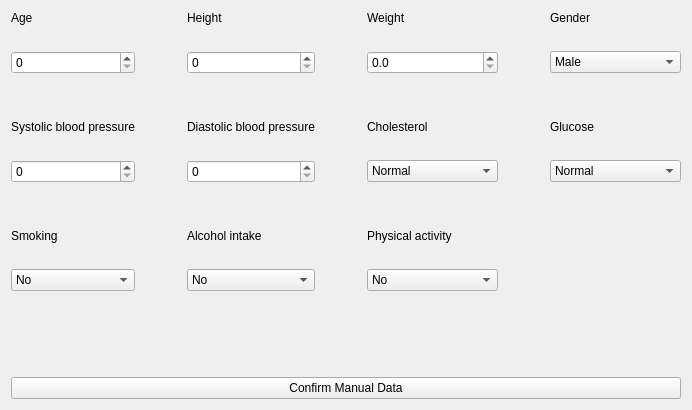
      <widget class="QWidget" name="tab">
       <attribute name="title">
        <string>Manual Test</string>
       </attribute>
       <layout class="QGridLayout" name="gridLayout_2">
        <item row="2" column="5">
         <spacer name="horizontalSpacer_3">
          <property name="orientation">
           <enum>Qt::Horizontal</enum>
          </property>
          <property name="sizeHint" stdset="0">
           <size>
            <width>40</width>
            <height>20</height>
           </size>
          </property>
         </spacer>
        </item>
        <item row="2" column="2">
         <layout class="QVBoxLayout" name="verticalLayout_8">
          <item>
           <widget class="QLabel" name="label_7">
            <property name="text">
             <string>Diastolic blood pressure</string>
            </property>
            <property name="alignment">
             <set>Qt::AlignLeading|Qt::AlignLeft|Qt::AlignVCenter</set>
            </property>
           </widget>
          </item>
          <item>
           <widget class="QLabel" name="label_18">
            <property name="text">
             <string/>
            </property>
            <property name="pixmap">
             <pixmap resource="icon_resource.qrc">:/icons/images/Systolic blood pressure.png</pixmap>
            </property>
            <property name="alignment">
             <set>Qt::AlignCenter</set>
            </property>
           </widget>
          </item>
          <item>
           <widget class="QSpinBox" name="diastolic_BP_spinBox">
            <property name="maximum">
             <number>9999</number>
            </property>
           </widget>
          </item>
          <item>
           <spacer name="verticalSpacer_5">
            <property name="orientation">
             <enum>Qt::Vertical</enum>
            </property>
            <property name="sizeHint" stdset="0">
             <size>
              <width>20</width>
              <height>40</height>
             </size>
            </property>
           </spacer>
          </item>
         </layout>
        </item>
        <item row="2" column="1">
         <spacer name="horizontalSpacer">
          <property name="orientation">
           <enum>Qt::Horizontal</enum>
          </property>
          <property name="sizeHint" stdset="0">
           <size>
            <width>40</width>
            <height>20</height>
           </size>
          </property>
         </spacer>
        </item>
        <item row="2" column="0">
         <layout class="QVBoxLayout" name="verticalLayout_7">
          <item>
           <widget class="QLabel" name="label_6">
            <property name="text">
             <string>Systolic blood pressure</string>
            </property>
            <property name="alignment">
             <set>Qt::AlignLeading|Qt::AlignLeft|Qt::AlignVCenter</set>
            </property>
           </widget>
          </item>
          <item>
           <widget class="QLabel" name="label_17">
            <property name="text">
             <string/>
            </property>
            <property name="pixmap">
             <pixmap resource="icon_resource.qrc">:/icons/images/Diastolic blood pressure.png</pixmap>
            </property>
            <property name="alignment">
             <set>Qt::AlignCenter</set>
            </property>
           </widget>
          </item>
          <item>
           <widget class="QSpinBox" name="systolic_BP_spinBox">
            <property name="maximum">
             <number>9999</number>
            </property>
           </widget>
          </item>
          <item>
           <spacer name="verticalSpacer_2">
            <property name="orientation">
             <enum>Qt::Vertical</enum>
            </property>
            <property name="sizeHint" stdset="0">
             <size>
              <width>20</width>
              <height>40</height>
             </size>
            </property>
           </spacer>
          </item>
         </layout>
        </item>
        <item row="2" column="4">
         <layout class="QVBoxLayout" name="verticalLayout_6">
          <item>
           <widget class="QLabel" name="label_8">
            <property name="text">
             <string>Cholesterol</string>
            </property>
            <property name="alignment">
             <set>Qt::AlignLeading|Qt::AlignLeft|Qt::AlignVCenter</set>
            </property>
           </widget>
          </item>
          <item>
           <widget class="QLabel" name="label_19">
            <property name="text">
             <string/>
            </property>
            <property name="pixmap">
             <pixmap resource="icon_resource.qrc">:/icons/images/cholesterol.png</pixmap>
            </property>
            <property name="alignment">
             <set>Qt::AlignCenter</set>
            </property>
           </widget>
          </item>
          <item>
           <widget class="QComboBox" name="cholestrol_comboBox">
            <item>
             <property name="text">
              <string>Normal</string>
             </property>
            </item>
            <item>
             <property name="text">
              <string>Above normal</string>
             </property>
            </item>
            <item>
             <property name="text">
              <string>Well above normal</string>
             </property>
            </item>
           </widget>
          </item>
          <item>
           <spacer name="verticalSpacer_8">
            <property name="orientation">
             <enum>Qt::Vertical</enum>
            </property>
            <property name="sizeHint" stdset="0">
             <size>
              <width>20</width>
              <height>40</height>
             </size>
            </property>
           </spacer>
          </item>
         </layout>
        </item>
        <item row="0" column="6">
         <layout class="QVBoxLayout" name="verticalLayout_9">
          <item>
           <widget class="QLabel" name="label_5">
            <property name="text">
             <string>Gender</string>
            </property>
            <property name="alignment">
             <set>Qt::AlignLeading|Qt::AlignLeft|Qt::AlignVCenter</set>
            </property>
           </widget>
          </item>
          <item>
           <widget class="QLabel" name="label_16">
            <property name="text">
             <string/>
            </property>
            <property name="pixmap">
             <pixmap resource="icon_resource.qrc">:/icons/images/gender.png</pixmap>
            </property>
            <property name="alignment">
             <set>Qt::AlignCenter</set>
            </property>
           </widget>
          </item>
          <item>
           <widget class="QComboBox" name="gender_comboBox">
            <property name="currentText">
             <string>Male</string>
            </property>
            <item>
             <property name="text">
              <string>Male</string>
             </property>
            </item>
            <item>
             <property name="text">
              <string>Female</string>
             </property>
            </item>
           </widget>
          </item>
          <item>
           <spacer name="verticalSpacer_10">
            <property name="orientation">
             <enum>Qt::Vertical</enum>
            </property>
            <property name="sizeHint" stdset="0">
             <size>
              <width>20</width>
              <height>40</height>
             </size>
            </property>
           </spacer>
          </item>
         </layout>
        </item>
        <item row="2" column="3">
         <spacer name="horizontalSpacer_2">
          <property name="orientation">
           <enum>Qt::Horizontal</enum>
          </property>
          <property name="sizeHint" stdset="0">
           <size>
            <width>40</width>
            <height>20</height>
           </size>
          </property>
         </spacer>
        </item>
        <item row="0" column="0">
         <layout class="QVBoxLayout" name="verticalLayout_3">
          <item>
           <widget class="QLabel" name="label_2">
            <property name="text">
             <string>Age</string>
            </property>
            <property name="alignment">
             <set>Qt::AlignLeading|Qt::AlignLeft|Qt::AlignVCenter</set>
            </property>
           </widget>
          </item>
          <item>
           <widget class="QLabel" name="label_13">
            <property name="styleSheet">
             <string notr="true"/>
            </property>
            <property name="text">
             <string/>
            </property>
            <property name="pixmap">
             <pixmap resource="icon_resource.qrc">:/icons/images/age-range.png</pixmap>
            </property>
            <property name="scaledContents">
             <bool>false</bool>
            </property>
            <property name="alignment">
             <set>Qt::AlignCenter</set>
            </property>
           </widget>
          </item>
          <item>
           <widget class="QSpinBox" name="age_spinBox">
            <property name="maximum">
             <number>150</number>
            </property>
           </widget>
          </item>
          <item>
           <spacer name="verticalSpacer">
            <property name="orientation">
             <enum>Qt::Vertical</enum>
            </property>
            <property name="sizeHint" stdset="0">
             <size>
              <width>20</width>
              <height>40</height>
             </size>
            </property>
           </spacer>
          </item>
         </layout>
        </item>
        <item row="3" column="0">
         <layout class="QVBoxLayout" name="verticalLayout_11">
          <item>
           <widget class="QLabel" name="label_10">
            <property name="text">
             <string>Smoking</string>
            </property>
            <property name="alignment">
             <set>Qt::AlignLeading|Qt::AlignLeft|Qt::AlignVCenter</set>
            </property>
           </widget>
          </item>
          <item>
           <widget class="QLabel" name="label_21">
            <property name="text">
             <string/>
            </property>
            <property name="pixmap">
             <pixmap resource="icon_resource.qrc">:/icons/images/smoking.png</pixmap>
            </property>
            <property name="alignment">
             <set>Qt::AlignCenter</set>
            </property>
           </widget>
          </item>
          <item>
           <widget class="QComboBox" name="smoking_comboBox">
            <item>
             <property name="text">
              <string>No</string>
             </property>
            </item>
            <item>
             <property name="text">
              <string>Yes</string>
             </property>
            </item>
           </widget>
          </item>
          <item>
           <spacer name="verticalSpacer_3">
            <property name="orientation">
             <enum>Qt::Vertical</enum>
            </property>
            <property name="sizeHint" stdset="0">
             <size>
              <width>20</width>
              <height>40</height>
             </size>
            </property>
           </spacer>
          </item>
         </layout>
        </item>
        <item row="5" column="0" colspan="7">
         <widget class="QPushButton" name="confirm_manual_data_pushButton">
          <property name="sizePolicy">
           <sizepolicy hsizetype="Preferred" vsizetype="Preferred">
            <horstretch>0</horstretch>
            <verstretch>0</verstretch>
           </sizepolicy>
          </property>
          <property name="text">
           <string>Confirm Manual Data</string>
          </property>
          <property name="icon">
           <iconset>
            <normalon>:/icons/images/check.png</normalon>
           </iconset>
          </property>
          <property name="iconSize">
           <size>
            <width>28</width>
            <height>28</height>
           </size>
          </property>
         </widget>
        </item>
        <item row="0" column="2">
         <layout class="QVBoxLayout" name="verticalLayout_4">
          <item>
           <widget class="QLabel" name="label_3">
            <property name="text">
             <string>Height</string>
            </property>
            <property name="alignment">
             <set>Qt::AlignLeading|Qt::AlignLeft|Qt::AlignVCenter</set>
            </property>
           </widget>
          </item>
          <item>
           <widget class="QLabel" name="label_14">
            <property name="text">
             <string/>
            </property>
            <property name="pixmap">
             <pixmap resource="icon_resource.qrc">:/icons/images/centimeter.png</pixmap>
            </property>
            <property name="alignment">
             <set>Qt::AlignCenter</set>
            </property>
           </widget>
          </item>
          <item>
           <widget class="QSpinBox" name="height_spinBox">
            <property name="maximum">
             <number>9999</number>
            </property>
           </widget>
          </item>
          <item>
           <spacer name="verticalSpacer_4">
            <property name="orientation">
             <enum>Qt::Vertical</enum>
            </property>
            <property name="sizeHint" stdset="0">
             <size>
              <width>20</width>
              <height>40</height>
             </size>
            </property>
           </spacer>
          </item>
         </layout>
        </item>
        <item row="0" column="4">
         <layout class="QVBoxLayout" name="verticalLayout_5">
          <item>
           <widget class="QLabel" name="label_4">
            <property name="text">
             <string>Weight</string>
            </property>
            <property name="alignment">
             <set>Qt::AlignLeading|Qt::AlignLeft|Qt::AlignVCenter</set>
            </property>
           </widget>
          </item>
          <item>
           <widget class="QLabel" name="label_15">
            <property name="text">
             <string/>
            </property>
            <property name="pixmap">
             <pixmap resource="icon_resource.qrc">:/icons/images/kg.png</pixmap>
            </property>
            <property name="alignment">
             <set>Qt::AlignCenter</set>
            </property>
           </widget>
          </item>
          <item>
           <widget class="QDoubleSpinBox" name="weight_spinBox">
            <property name="decimals">
             <number>1</number>
            </property>
            <property name="maximum">
             <double>150.000000000000000</double>
            </property>
           </widget>
          </item>
          <item>
           <spacer name="verticalSpacer_7">
            <property name="orientation">
             <enum>Qt::Vertical</enum>
            </property>
            <property name="sizeHint" stdset="0">
             <size>
              <width>20</width>
              <height>40</height>
             </size>
            </property>
           </spacer>
          </item>
         </layout>
        </item>
        <item row="2" column="6">
         <layout class="QVBoxLayout" name="verticalLayout_10">
          <item>
           <widget class="QLabel" name="label_9">
            <property name="text">
             <string>Glucose</string>
            </property>
            <property name="alignment">
             <set>Qt::AlignLeading|Qt::AlignLeft|Qt::AlignVCenter</set>
            </property>
           </widget>
          </item>
          <item>
           <widget class="QLabel" name="label_20">
            <property name="text">
             <string/>
            </property>
            <property name="pixmap">
             <pixmap resource="icon_resource.qrc">:/icons/images/glucose-meter (1).png</pixmap>
            </property>
            <property name="alignment">
             <set>Qt::AlignCenter</set>
            </property>
           </widget>
          </item>
          <item>
           <widget class="QComboBox" name="glucose_comboBox">
            <item>
             <property name="text">
              <string>Normal</string>
             </property>
            </item>
            <item>
             <property name="text">
              <string>Above normal</string>
             </property>
            </item>
            <item>
             <property name="text">
              <string>Well above normal</string>
             </property>
            </item>
           </widget>
          </item>
          <item>
           <spacer name="verticalSpacer_11">
            <property name="orientation">
             <enum>Qt::Vertical</enum>
            </property>
            <property name="sizeHint" stdset="0">
             <size>
              <width>20</width>
              <height>40</height>
             </size>
            </property>
           </spacer>
          </item>
         </layout>
        </item>
        <item row="3" column="2">
         <layout class="QVBoxLayout" name="verticalLayout_12">
          <item>
           <widget class="QLabel" name="label_11">
            <property name="text">
             <string>Alcohol intake</string>
            </property>
            <property name="alignment">
             <set>Qt::AlignLeading|Qt::AlignLeft|Qt::AlignVCenter</set>
            </property>
           </widget>
          </item>
          <item>
           <widget class="QLabel" name="label_22">
            <property name="text">
             <string/>
            </property>
            <property name="pixmap">
             <pixmap resource="icon_resource.qrc">:/icons/images/cheers.png</pixmap>
            </property>
            <property name="alignment">
             <set>Qt::AlignCenter</set>
            </property>
           </widget>
          </item>
          <item>
           <widget class="QComboBox" name="alchohol_comboBox">
            <item>
             <property name="text">
              <string>No</string>
             </property>
            </item>
            <item>
             <property name="text">
              <string>Yes</string>
             </property>
            </item>
           </widget>
          </item>
          <item>
           <spacer name="verticalSpacer_6">
            <property name="orientation">
             <enum>Qt::Vertical</enum>
            </property>
            <property name="sizeHint" stdset="0">
             <size>
              <width>20</width>
              <height>40</height>
             </size>
            </property>
           </spacer>
          </item>
         </layout>
        </item>
        <item row="3" column="4">
         <layout class="QVBoxLayout" name="verticalLayout_13">
          <item>
           <widget class="QLabel" name="label_12">
            <property name="text">
             <string>Physical activity</string>
            </property>
            <property name="alignment">
             <set>Qt::AlignLeading|Qt::AlignLeft|Qt::AlignVCenter</set>
            </property>
           </widget>
          </item>
          <item>
           <widget class="QLabel" name="label_23">
            <property name="text">
             <string/>
            </property>
            <property name="pixmap">
             <pixmap resource="icon_resource.qrc">:/icons/images/exercise.png</pixmap>
            </property>
            <property name="alignment">
             <set>Qt::AlignCenter</set>
            </property>
           </widget>
          </item>
          <item>
           <widget class="QComboBox" name="physical_activity_comboBox">
            <item>
             <property name="text">
              <string>No</string>
             </property>
            </item>
            <item>
             <property name="text">
              <string>Yes</string>
             </property>
            </item>
           </widget>
          </item>
          <item>
           <spacer name="verticalSpacer_9">
            <property name="orientation">
             <enum>Qt::Vertical</enum>
            </property>
            <property name="sizeHint" stdset="0">
             <size>
              <width>20</width>
              <height>40</height>
             </size>
            </property>
           </spacer>
          </item>
         </layout>
        </item>
        <item row="4" column="0">
         <spacer name="verticalSpacer_12">
          <property name="orientation">
           <enum>Qt::Vertical</enum>
          </property>
          <property name="sizeHint" stdset="0">
           <size>
            <width>20</width>
            <height>40</height>
           </size>
          </property>
         </spacer>
        </item>
       </layout>
      </widget>
